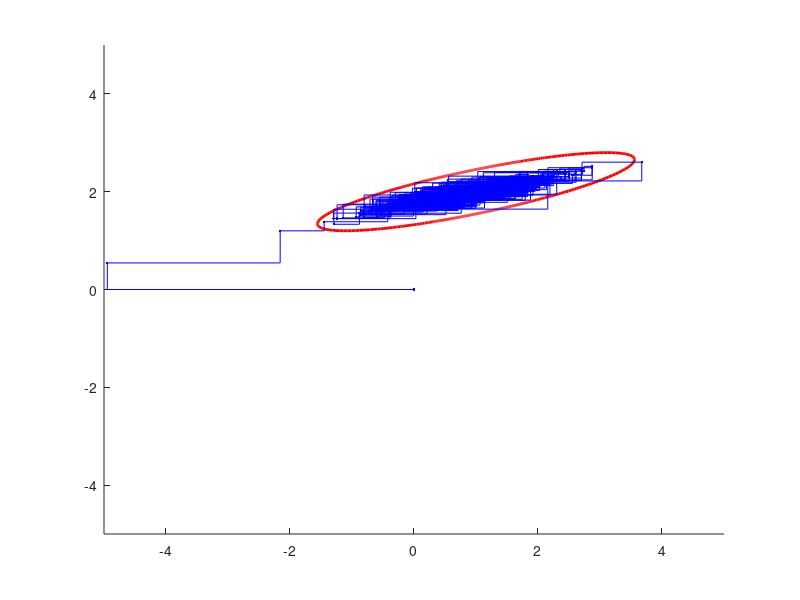

Reproduce this figure in MATLAB.
function r =  practical6b
%In practical 6b, we experiment with sampling from
%probability distributions using MCMC methods. 


%close all previous figures
close all;

%First we define a the mean and covariance of a 2D Gaussian
gaussMean = [1.0000; 2.0000];
gaussCov =  [1.6370 0.4210;...
             0.4210 0.1598];
         
%draw the Gaussian
figure; set(gcf,'Color',[ 1 1 1]);
drawGaussianOutline(gaussMean,gaussCov); hold on;
plot(gaussMean(1),gaussMean(2),'r.');
set(gca,'Box','Off'); 
xlim([-5 5]); ylim([-5 5]);

%initialize first point in chain
position = [0;0];
plot(position(1),position(2),'b.','MarkerSize',5);

%define number of samples
nSample = 1000;

%loop over number of samples
for (cSample = 1:nSample)
        %TO DO:  calculate mean and variance of conditional distribution in
        %x direction given current y positition - look at the notes for the
        %Gaussian distribution. Replace this:
        %see Chapter 5
        gaussMeanXGivenY = gaussMean(1) + gaussCov(1,2)*gaussCov(2,2)^(-1)*(position(2) - gaussMean(2));
        gaussVarXGivenY = gaussCov(1,1) - gaussCov(1,2)*gaussCov(2,2)^(-1)*gaussCov(1,2);
        
        %TO DO:  draw a sample from this distribution and update x!!!! - use
        %randn to do this. Replace this:
        newPosition(1) = gaussMeanXGivenY + randn(1)*gaussVarXGivenY;
        
        %copy the y position
        newPosition(2) = position(2);
        
        %display this update
        plot([position(1) newPosition(1)],[position(2) newPosition(2)],'b-');
        
        %update the original position
        position = newPosition;
        
        %TO DO:  calculate mean and variance of conditional distribution in
        %y direction given current x positition - look at the notes for the
        %Gaussian distribution. Replace this:
        gaussMeanYGivenX = gaussMean(2) + gaussCov(1,2)*gaussCov(1,1)^(-1)*(position(1) - gaussMean(1));
        gaussVarYGivenX = gaussCov(2,2) - gaussCov(1,2)*gaussCov(1,1)^(-1)*gaussCov(1,2);
        
        %TO DO:  draw a sample from this distribution and update y - use
        %randn to do this. Replace this
        newPosition(2) = gaussMeanYGivenX + randn(1)*gaussVarYGivenX;
        
        %copy the y position
        newPosition(1) = position(1);

        %display this update
        plot([position(1) newPosition(1)],[position(2) newPosition(2)],'b-');
        
        %update the original position
        position = newPosition;
        
        %display the new point
        plot(position(1),position(2),'b.');
end;

%TO DO now remove the two lines of code that plot the path between points and use
%this method to generate 1000 samples from the Gaussian




%*************************************************************************
%Please note that this is not the usual way to sample from an n-d Gaussian!  
%A much more efficient way to do this is to take:

%newSample = gaussMean+chol(gaussCov)*randn(2,1);

%the routine "chol" is the cholesky decomposition - a matrix square root
% so that A = chol(A)'*chol(A);
%**************************************************************************



%=================================================================== 
%===================================================================

%draw 2DGaussian
function r= drawGaussianOutline(m,s)

hold on;
angleInc = 0.01;

c = [1.0 0.0 0.0];

for (cAngle = 0:angleInc:2*pi)
    angle1 = cAngle;
    angle2 = cAngle+angleInc;
    [x1 y1] = getGaussian2SD(m,s,angle1);
    [x2 y2] = getGaussian2SD(m,s,angle2);
    plot([x1 x2],[y1 y2],'k-','LineWidth',2,'Color',c);
end

%===================================================================
%===================================================================

%find position of in xy co-ordinates at 2SD out for a certain angle
function [x,y]= getGaussian2SD(m,s,angle1)

if (size(s,2)==1)
    s = diag(s);
end;

vec = [cos(angle1) sin(angle1)];
factor = 4/(vec*inv(s)*vec');

x = cos(angle1) *sqrt(factor);
y = sin(angle1) *sqrt(factor);

x = x+m(1);
y = y+m(2);

